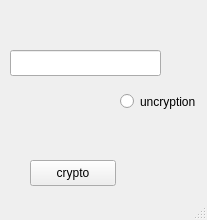
<?xml version="1.0" encoding="UTF-8"?>
<ui version="4.0">
 <class>MainWindow</class>
 <widget class="QMainWindow" name="MainWindow">
  <property name="geometry">
   <rect>
    <x>0</x>
    <y>0</y>
    <width>207</width>
    <height>220</height>
   </rect>
  </property>
  <property name="windowTitle">
   <string>MainWindow</string>
  </property>
  <widget class="QWidget" name="centralwidget">
   <widget class="QRadioButton" name="uncryption">
    <property name="geometry">
     <rect>
      <x>120</x>
      <y>90</y>
      <width>101</width>
      <height>23</height>
     </rect>
    </property>
    <property name="text">
     <string>uncryption</string>
    </property>
   </widget>
   <widget class="QLineEdit" name="textR">
    <property name="geometry">
     <rect>
      <x>10</x>
      <y>50</y>
      <width>151</width>
      <height>26</height>
     </rect>
    </property>
    <property name="text">
     <string/>
    </property>
   </widget>
   <widget class="QLabel" name="text_">
    <property name="geometry">
     <rect>
      <x>10</x>
      <y>130</y>
      <width>151</width>
      <height>20</height>
     </rect>
    </property>
    <property name="text">
     <string/>
    </property>
   </widget>
   <widget class="QPushButton" name="crypto">
    <property name="geometry">
     <rect>
      <x>30</x>
      <y>160</y>
      <width>86</width>
      <height>26</height>
     </rect>
    </property>
    <property name="text">
     <string>crypto</string>
    </property>
   </widget>
  </widget>
  <widget class="QStatusBar" name="statusbar"/>
 </widget>
 <resources/>
 <connections/>
</ui>
